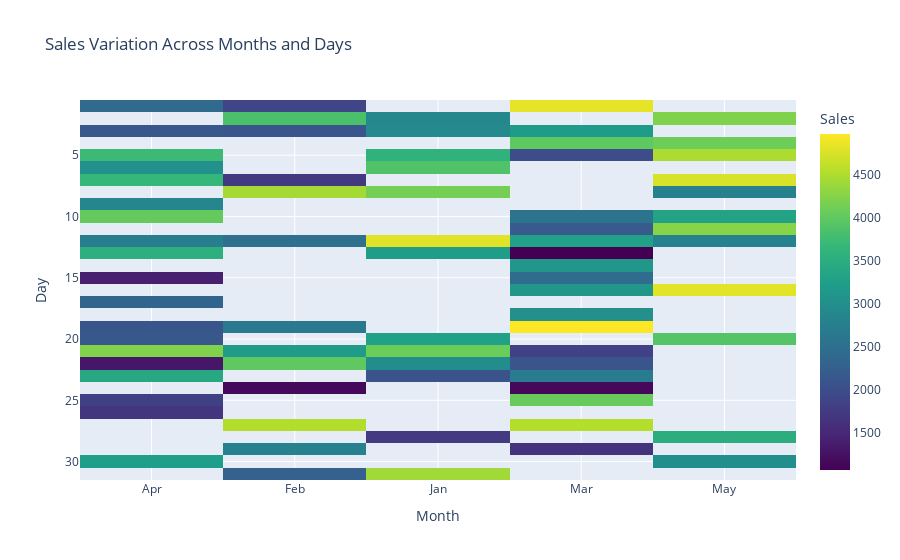

The cell this chart's notebook holds for it:
### Markdown cell above
3. Using the sales data,
generate a heatmap to visualize the variation in sales across
different months and days.
np. random.seed (20)
data = {
'Month': np. random.choice(['Jan', 'Feb', 'Mar', 'Apr',
'May'], 100),
'Day': np. random.choice(range(1,
31), 100),
'Sales': np. random. randint (1000, 5000, 100)
}
df = pd. DataFrame(data)

### Code cell
import numpy as np
import pandas as pd
import plotly.express as px

# Set the random seed for reproducibility
np.random.seed(20)

# Generate the sales data
data = {
    'Month': np.random.choice(['Jan', 'Feb', 'Mar', 'Apr', 'May'], 100),  # Randomly assigns months
    'Day': np.random.choice(range(1, 32), 100),  # Randomly assigns days between 1 and 31
    'Sales': np.random.randint(1000, 5000, 100)  # Randomly assigns sales figures between 1000 and 5000
}

# Convert the data into a DataFrame
df = pd.DataFrame(data)

# Create a pivot table to reshape the data for the heatmap
sales_pivot = df.pivot_table(values='Sales', index='Day', columns='Month', aggfunc='mean')

# Create a heatmap to visualize sales variation across different months and days
fig = px.imshow(sales_pivot, 
                color_continuous_scale='Viridis', 
                labels=dict(x='Month', y='Day', color='Sales'),
                title='Sales Variation Across Months and Days')

# Show the plot
fig.show()

### Figure 1 — Plotly figure (JSON) as saved in the notebook; plotly's stock layout.template omitted (floating-point values rounded to 4 significant figures; data arrays with more than 128 entries replaced by an {"elided": "..."} marker saying what was removed)
{"data": [{"coloraxis": "coloraxis", "hovertemplate": "Month: %{x}<br>Day: %{y}<br>Sales: %{z}<extra></extra>", "name": "0", "type": "heatmap", "x": ["Apr", "Feb", "Jan", "Mar", "May"], "xaxis": "x", "y": [1, 2, 3, 4, 5, 6, 7, 8, 9, 10, 11, 12, 13, 14, 15, 16, 17, 18, 19, 20, 21, 22, 23, 24, 25, 26, 27, 28, 29, 30, 31], "yaxis": "y", "z": {"elided": "31x5 float values"}}], "layout": {"autosize": true, "coloraxis": {"colorbar": {"title": {"text": "Sales"}}, "colorscale": [[0, "#440154"], [0.1111, "#482878"], [0.2222, "#3e4989"], [0.3333, "#31688e"], [0.4444, "#26828e"], [0.5556, "#1f9e89"], [0.6667, "#35b779"], [0.7778, "#6ece58"], [0.8889, "#b5de2b"], [1, "#fde725"]]}, "title": {"text": "Sales Variation Across Months and Days"}, "xaxis": {"anchor": "y", "autorange": true, "constrain": "domain", "domain": [0, 1], "range": [-0.5, 4.5], "scaleanchor": "y", "title": {"text": "Month"}, "type": "category"}, "yaxis": {"anchor": "x", "autorange": true, "constrain": "domain", "domain": [0, 1], "range": [31.5, 0.5], "title": {"text": "Day"}, "type": "linear"}}}
